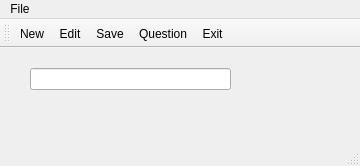
<?xml version="1.0" encoding="UTF-8"?>
<ui version="4.0">
 <class>MainWindow</class>
 <widget class="QMainWindow" name="MainWindow">
  <property name="geometry">
   <rect>
    <x>0</x>
    <y>0</y>
    <width>360</width>
    <height>166</height>
   </rect>
  </property>
  <property name="windowTitle">
   <string>MainWindow</string>
  </property>
  <widget class="QWidget" name="centralwidget">
   <widget class="QLineEdit" name="lineEdit">
    <property name="geometry">
     <rect>
      <x>30</x>
      <y>20</y>
      <width>201</width>
      <height>22</height>
     </rect>
    </property>
   </widget>
  </widget>
  <widget class="QMenuBar" name="menubar">
   <property name="geometry">
    <rect>
     <x>0</x>
     <y>0</y>
     <width>360</width>
     <height>26</height>
    </rect>
   </property>
   <widget class="QMenu" name="menuFile">
    <property name="title">
     <string>File</string>
    </property>
    <addaction name="actionExit"/>
   </widget>
   <addaction name="menuFile"/>
  </widget>
  <widget class="QStatusBar" name="statusbar"/>
  <widget class="QToolBar" name="toolBar">
   <property name="windowTitle">
    <string>toolBar</string>
   </property>
   <attribute name="toolBarArea">
    <enum>TopToolBarArea</enum>
   </attribute>
   <attribute name="toolBarBreak">
    <bool>false</bool>
   </attribute>
   <addaction name="actionNew_2"/>
   <addaction name="actionEdit"/>
   <addaction name="actionSave_2"/>
   <addaction name="actionQuestion"/>
   <addaction name="actionExit"/>
  </widget>
  <action name="actionNew_2">
   <property name="icon">
    <iconset>
     <normaloff>../Resources/file.png</normaloff>../Resources/file.png</iconset>
   </property>
   <property name="text">
    <string>New</string>
   </property>
   <property name="shortcut">
    <string>Ctrl+N</string>
   </property>
  </action>
  <action name="actionSave_2">
   <property name="icon">
    <iconset>
     <normaloff>../Resources/save.gif</normaloff>../Resources/save.gif</iconset>
   </property>
   <property name="text">
    <string>Save</string>
   </property>
   <property name="shortcut">
    <string>Ctrl+S</string>
   </property>
  </action>
  <action name="actionEdit">
   <property name="icon">
    <iconset>
     <normaloff>C:/Users/SAURABH/Desktop/python course/edit.png</normaloff>C:/Users/SAURABH/Desktop/python course/edit.png</iconset>
   </property>
   <property name="text">
    <string>Edit</string>
   </property>
   <property name="shortcut">
    <string>Ctrl+E</string>
   </property>
  </action>
  <action name="actionQuestion">
   <property name="icon">
    <iconset>
     <normaloff>C:/Users/SAURABH/Desktop/python course/question.png</normaloff>C:/Users/SAURABH/Desktop/python course/question.png</iconset>
   </property>
   <property name="text">
    <string>Question</string>
   </property>
  </action>
  <action name="actionExit">
   <property name="icon">
    <iconset>
     <normaloff>C:/Users/SAURABH/Desktop/python course/icons8-quit-60.png</normaloff>C:/Users/SAURABH/Desktop/python course/icons8-quit-60.png</iconset>
   </property>
   <property name="text">
    <string>Exit</string>
   </property>
  </action>
 </widget>
 <resources/>
 <connections/>
</ui>
